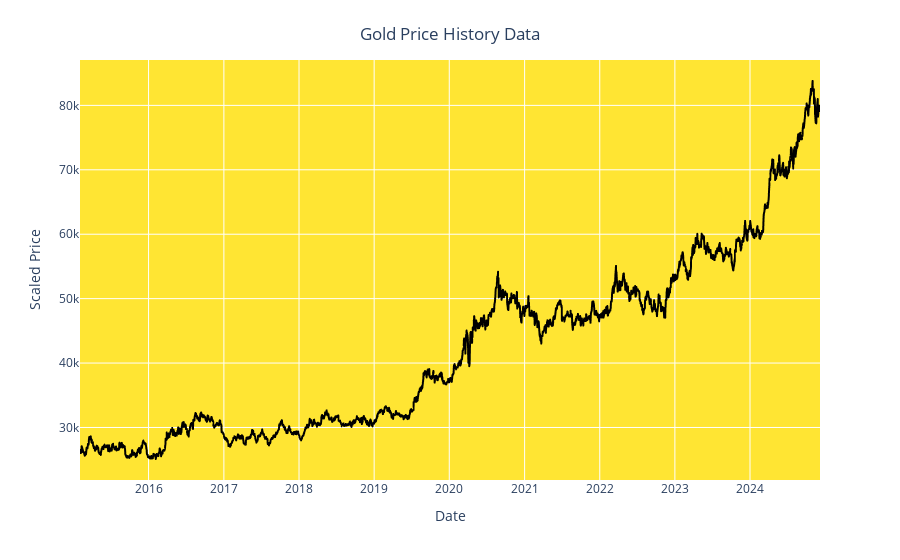

The cell this chart's notebook holds for it:
### Markdown cell above
# Step 5: Visualizing Gold Price History Data

__Interactive Gold Price Chart:__

### Code cell
fig = px.line(y=df.Price, x=df.Date)
fig.update_traces(line_color='black') 
fig.update_layout(xaxis_title="Date", 
                  yaxis_title="Scaled Price",
                  title={'text': "Gold Price History Data", 'y':0.95, 'x':0.5, 'xanchor':'center', 'yanchor':'top'},
                  plot_bgcolor='rgba(255,223,0,0.8)')

### Figure 1 — Plotly figure (JSON) as saved in the notebook; plotly's stock layout.template omitted (floating-point values rounded to 4 significant figures; data arrays with more than 128 entries replaced by an {"elided": "..."} marker saying what was removed)
{"data": [{"hovertemplate": "x=%{x}<br>y=%{y}<extra></extra>", "legendgroup": "", "line": {"color": "black", "dash": "solid"}, "marker": {"symbol": "circle"}, "mode": "lines", "name": "", "showlegend": false, "type": "scattergl", "x": {"elided": "2570 str values"}, "xaxis": "x", "y": {"elided": "2570 int values"}, "yaxis": "y"}], "layout": {"autosize": true, "legend": {"tracegroupgap": 0}, "margin": {"t": 60}, "plot_bgcolor": "rgba(255,223,0,0.8)", "title": {"text": "Gold Price History Data", "x": 0.5, "xanchor": "center", "y": 0.95, "yanchor": "top"}, "xaxis": {"anchor": "y", "autorange": true, "domain": [0, 1], "range": ["2015-02-02", "2024-12-06"], "title": {"text": "Date"}, "type": "date"}, "yaxis": {"anchor": "x", "autorange": true, "domain": [0, 1], "range": [21850.0, 87050.0], "title": {"text": "Scaled Price"}, "type": "linear"}}}
